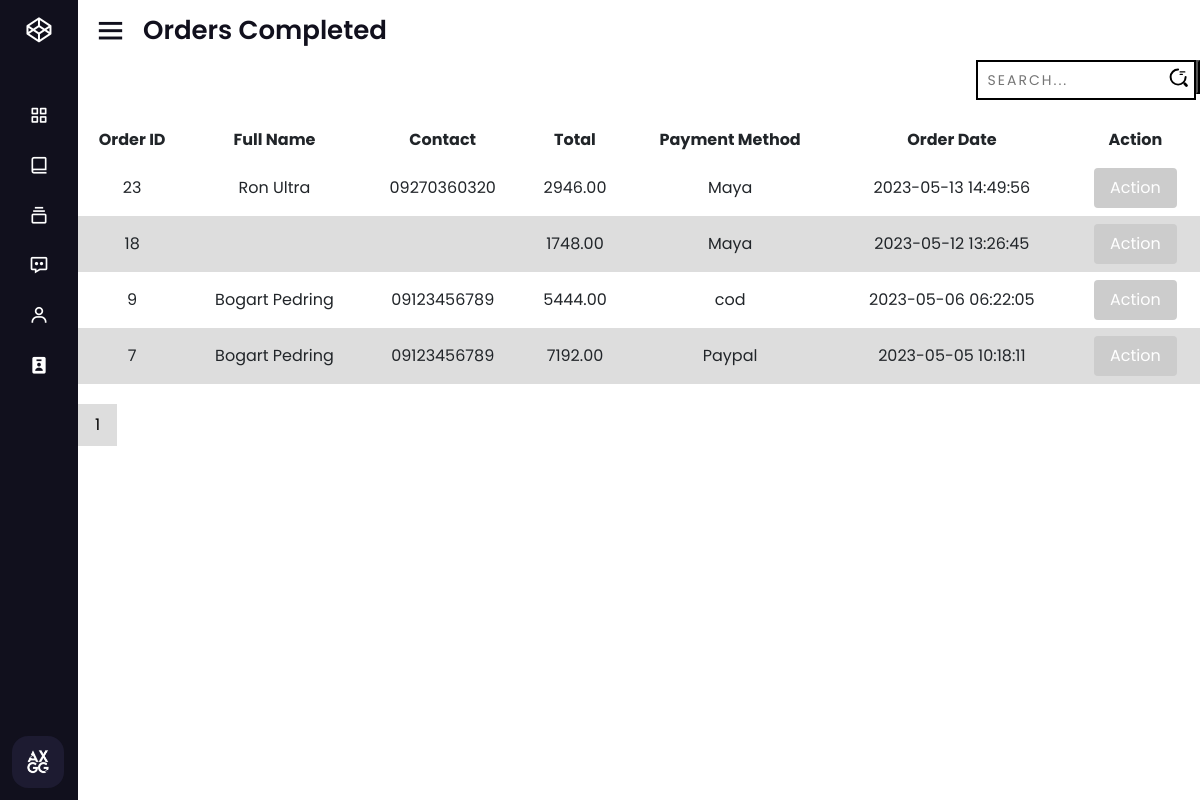
Page /orders/completed.php (signed in) on the committed database.
### tables this page shows
CREATE TABLE `orders` (
  `ord_id` int(11) NOT NULL,
  `user_id` int(11) DEFAULT NULL,
  `add_id` int(11) DEFAULT NULL,
  `full_name` varchar(50) NOT NULL,
  `contact` varchar(50) NOT NULL,
  `mod_` varchar(50) NOT NULL,
  `mop` varchar(50) NOT NULL,
  `status` tinyint(1) NOT NULL DEFAULT 0,
  `note` text DEFAULT NULL,
  `shipping` decimal(9,2) NOT NULL DEFAULT 150.00,
  `total` decimal(9,2) NOT NULL,
  `ord_date` datetime DEFAULT current_timestamp()
);

### orders/completed.php (the view, shortened to what this page needs)
<!DOCTYPE html>
<html lang="en">
<head>
  <link rel="stylesheet" href="./css/completed.css">
</head>
<body>
  <?php include('../includes/sidenav.php') ?>
  <section class="home-section">
    <div class="home-content">
      <i class='bx bx-menu'></i>
      <span class="text">Orders Completed</span>
    </div>
    <?php
    include('../config.php');
    $perPage = 10;
    $page = isset($_GET['page']) ? intval($_GET['page']) : 1;
    $offset = ($page - 1) * $perPage;
    if (isset($_GET['search']) && !empty($_GET['search'])) {
      $search = $_GET['search'];
      $sql = "SELECT * FROM orders WHERE status = 6 AND (full_name LIKE '%$search%' OR contact LIKE '%$search%') ORDER BY ord_date DESC LIMIT $offset, $perPage";
    } else {
      $sql = "SELECT * FROM orders WHERE status = 6 ORDER BY ord_date DESC LIMIT $offset, $perPage";
    }
    $result = mysqli_query($conn, $sql);
    if (mysqli_num_rows($result) > 0) {
      echo '
            <div class="input-container" style="margin-left: 80%; margin-bottom:20px;">
              <form action="" method="GET">
                <input type="text" name="search" class="input" placeholder="Search..." value="' . (isset($_GET['search']) ? $_GET['search'] : '') . '">
                <button style="position:absolute; padding-top:30px;">
                  <span class="icon">
                    <svg width="19px" height="19px" viewBox="0 0 24 24" fill="none" xmlns="http://www.w3.org/2000/svg">
                      <g id="SVGRepo_bgCarrier" stroke-width="0"></g>
                      <g id="SVGRepo_tracerCarrier" stroke-linecap="round" stroke-linejoin="round"></g>
                      <g id="SVGRepo_iconCarrier">
                        <path opacity="1" d="M14 5H20" stroke="#000" stroke-width="1.5" stroke-linecap="round" stroke-linejoin="round"></path>
                        <path opacity="1" d="M14 8H17" stroke="#000" stroke-width="1.5" stroke-linecap="round" stroke-linejoin="round"></path>
                        <path d="M21 11.5C21 16.75 16.75 21 11.5 21C6.25 21 2 16.75 2 11.5C2 6.25 6.25 2 11.5 2" stroke="#000" stroke-width="2.5" stroke-linecap="round" stroke-linejoin="round"></path>
                        <path opacity="1" d="M22 22L20 20" stroke="#000" stroke-width="3.5" stroke-linecap="round" stroke-linejoin="round"></path>
                      </g>
                    </svg>
                  </span>
                </button>
              </form>
            </div>
              <table>
              <thead>
                <tr>
                  <th>Order ID</th>
                  <th>Full Name</th>
                  <th>Contact</th>
                  <th>Total</th>
                  <th>Payment Method</th>
                  <th>Order Date</th>
                  <th>Action</th>
                </tr>
              </thead>
              <tbody>';
      while ($row = mysqli_fetch_assoc($result)) {
        $orderId = $row['ord_id'];
        $fullName = $row['full_name'];
        $contact = $row['contact'];
        $total = $row['total'];
        $payment = $row['mop'];
        $orderDate = $row['ord_date'];
        echo '<tr>
                <td>' . $orderId . '</td>
                <td>' . $fullName . '</td>
                <td>' . $contact . '</td>
                <td>' . $total . '</td>
                <td>' . $payment . '</td>
                <td>' . $orderDate . '</td>
                <td>
                  <button class="action-button">Action</button>
                  <div class="more-options">
                    <a href="completed-view.php?id=' . $orderId . '"><button class="view">View</button></a>
                  </div>
                </td>
              </tr>';
      }
      echo '</tbody>
    </table>';
      $totalOrders = mysqli_num_rows(mysqli_query($conn, "SELECT * FROM orders WHERE status = 6"));
      $totalPages = ceil($totalOrders / $perPage);
      echo '<div class="pagination">';
      for ($i = 1; $i <= $totalPages; $i++) {
        echo '<a href="?page=' . $i . '" ' . ($page == $i ? 'class="active"' : '') . '>' . $i . '</a>';
      }
      echo '</div>';
    } else {
      echo 'No orders found.';
    }
    ?>
  </section>
</body>
</html>

### orders/css/completed.css (style rules this page uses)
table { font-family: arial, sans-serif; border-collapse: collapse; width: 100%; text-align: center; }
td, th { border: 1px solid #dddddd; text-align: left; padding: 8px; text-align: center; }
tr:nth-child(even) { background-color: #dddddd; }
.pagination { margin-top: 20px; text-align: center; }
.pagination a { display: inline-block; padding: 8px 16px; text-decoration: none; color: #000; border: 1px solid #ddd; margin-right: 5px; }
.pagination a.active { background-color: #ddd; }
.action-button { padding: 8px 16px; background-color: #4CAF50; color: #fff; border: none; border-radius: 4px; cursor: pointer; }
.action-button { padding: 8px 16px; background-color: #ccc; color: #fff; border: none; border-radius: 4px; cursor: pointer; }
.input-container { width: 220px; position: relative; }
.icon { position: absolute; right: 10px; top: calc(50% + 5px); transform: translateY(calc(-50% - 5px)); }
.input { width: 100%; height: 40px; padding: 10px; transition: .2s linear; border: 2.5px solid black; font-size: 14px; text-transform: uppercase; letter-spacing: 2px; }

### assets/css/style.css (style rules this page uses)
* { margin: 0; padding: 0; box-sizing: border-box; font-family: "Poppins", sans-serif; }
:root { --background-color1: #fafaff; --background-color2: #ffffff; --background-color3: #ededed; --background-color4: #cad7fda4; --primary-color: #4b49ac; --secondary-color: #0c007d; --Border-color: #3f0097; --one-use-color: #3f0097; --two-use-color: #5500cb; }

### includes/sidenav.php (style rules this page uses)
* { margin: 0; padding: 0; box-sizing: border-box; font-family: 'Poppins', sans-serif; }
.home-section { position: relative; height: 100vh; left: 260px; width: calc(100% - 260px); transition: all 0.5s ease; }
.sidebar.close~.home-section { left: 78px; width: calc(100% - 78px); }
.home-section .home-content { height: 60px; display: flex; align-items: center; }
.home-section .home-content .bx-menu, .home-section .home-content .text { color: #11101d; font-size: 35px; }
.home-section .home-content .bx-menu { margin: 0 15px; cursor: pointer; }
.home-section .home-content .text { font-size: 26px; font-weight: 600; }

### rows in the picture
orders: ord_id "23", full_name "Ron Ultra", contact "09270360320", total "2946.00", mop "Maya", ord_date "2023-05-13 14:49:56"
orders: ord_id "18", total "1748.00", mop "Maya", ord_date "2023-05-12 13:26:45"
orders: ord_id "9", full_name "Bogart Pedring", contact "09123456789", total "5444.00", mop "cod", ord_date "2023-05-06 06:22:05"
orders: ord_id "7", full_name "Bogart Pedring", contact "09123456789", total "7192.00", mop "Paypal", ord_date "2023-05-05 10:18:11"
